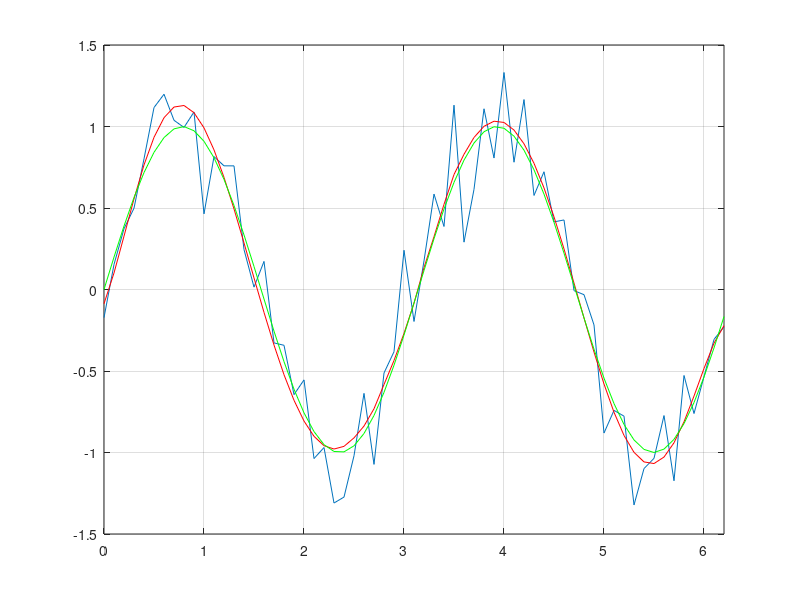

Write the MATLAB code that produced this figure.
clear all;
close all;
clc;

m = 5; % stopien

f = 2 * m + 1; % szerokosc okna

t = 0:0.1:2*pi;

x_ideal = sin(2*t);
x = x_ideal + 0.2 * randn(size(t));

figure;
plot(t, x);

order = 7;
framelen = 51;

y = sgolayfilt(x,order,framelen);

hold on;
grid on;
plot(t, y, 'r');

plot(t, x_ideal, 'g');

xlim([t(1), t(end)]);